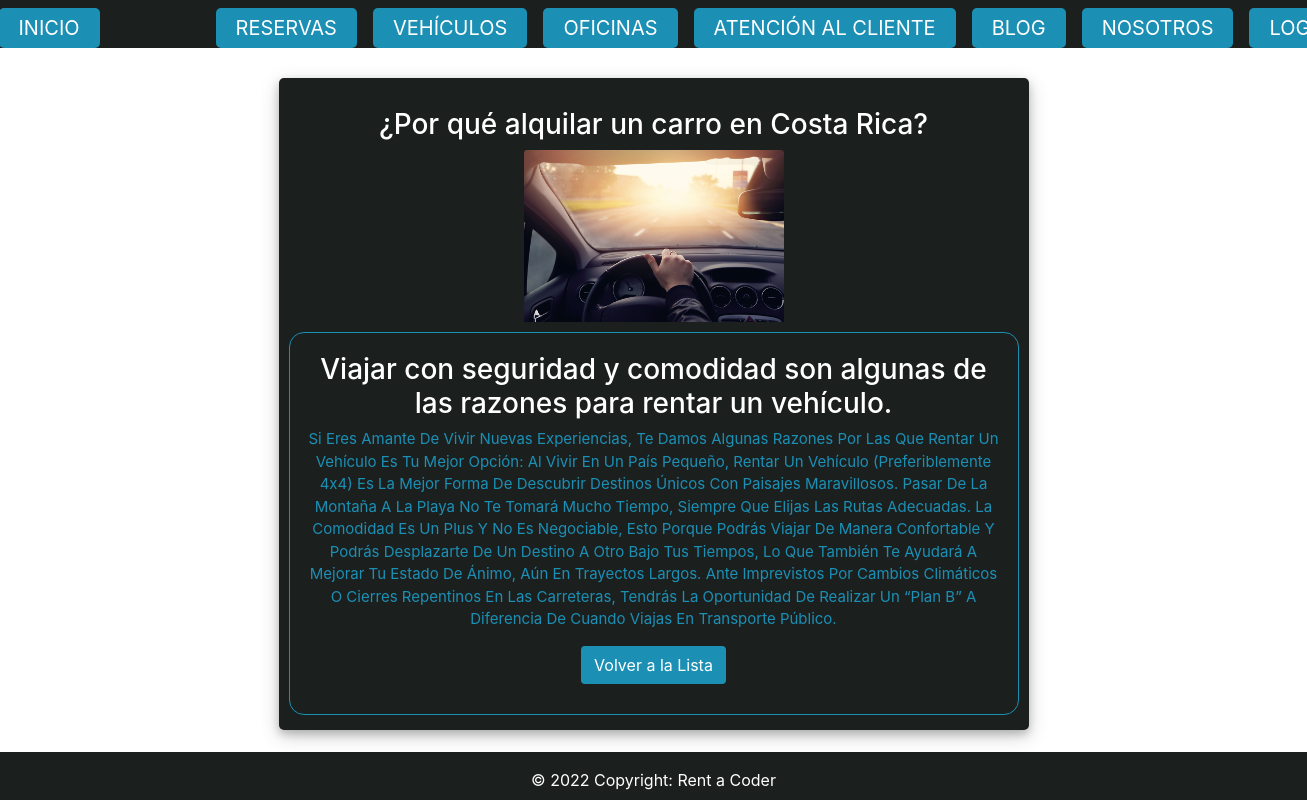
Screenshot of /blog/detail/23 with the database file from the repository.
### App_Blog/models.py (models this page shows, shortened)
class Post(models.Model):
    categoria = models.CharField(max_length=50, null=True)
    titulo = models.CharField(max_length=50)
    sub_titulo = models.CharField(max_length=50)
    cuerpo = models.CharField(max_length=500)
    fecha = models.DateField(auto_now=False, auto_now_add=False)
    imagen = models.ImageField(upload_to='blog', blank=True, null=True)

### App_Blog/views.py (the view)
# urls.py: path('detail/<int:id>', PostDetail,  name='PostDetail'),
def PostDetail(request, id):
    posts     = Post.objects.filter(id=id)
    contexto = {"posts": posts}
    return render(request, "PostDetail.html", contexto)

### App_Blog/templates/PostDetail.html (shortened to what this page needs)
{% extends 'Main.html' %}
{% load static %}
{% block bloqueQueCambia %}
{% for post in posts %}
<div class="d-flex justify-content-center h-100">
    <div class="user_card">
        <div class="d-flex justify-content-center">
            <h3 id="form-title">{{post.titulo}}</h3>
        </div>
        <div class="container car-container">
            <img src="{{post.imagen.url}}" class="card-img-top" alt="imagen-auto">
        </div>
        <div class="justify-content-center form_container">
            <div class="row">
                <div class="col-md-12 col-sm-6">
                    <div class="our-team">
                        <h3 class="title-card">{{post.sub_titulo}}</h3>
                        <span class="post">{{post.cuerpo}}</span>
                        <a class="btn btn-details" href="{% url 'PostList' %}">Volver a la Lista</a>
                    </div>
                </div>
            </div>
        </div>
    </div>
</div>
{% endfor %}
{% endblock bloqueQueCambia %}

### App_MVTProyectoFinalCoder/static/css/styles.css (style rules this page uses)
body, html { margin: 0; padding: 0; height: 100%; }
.user_card { width: 750px; margin-top: auto; margin-bottom: auto; background: #1b201f; position: relative; display: flex; justify-content: center; flex-direction: column; padding: 10px; box-shadow: 0 4px 8px 0 rgba(0, 0, 0, 0.2), 0 6px 20px 0 rgba(0, 0, 0, 0.19); -webkit-box-shadow: 0 4px 8px 0 rgba(0, 0, 0, 0.2), 0 6px 20px 0 rgba(0, 0, 0, 0.19); -moz-box-shadow: 0 4px 8px 0 rgba(0, 0, 0, 0.2), 0 6px 20px 0 rgba(0, 0, 0, 0.19); border-radius: 5px; }
.form_container { margin-top: 40px; margin-bottom: 40px; }
#form-title { margin-top: 20px; color: #fff; }

### App_Blog/templates/PostDetail.html (style rules this page uses)
.user_card { margin-top: 30px !important; padding-bottom: 5px !important; }
.h-100 { height: 88% !important; }
a:link, a:visited, a:active { text-decoration: none; }
.title-card { color: white; }
.our-team { padding: 20px 15px 30px; background: #1b201f; border-radius: 15px; text-align: center; border: 1px solid #1c8fb5; }
.our-team .post { display: block; font-size: 15px; color: #1c8fb5; text-transform: capitalize; margin-bottom: 15px; }
.btn-details { background-color: #1c8fb5; color: white; }
.car-container { max-width: 290px !important; }
.form_container { margin-top: 10px; margin-bottom: 10px; }

### rows the page displays
Post: titulo "¿Por qué alquilar un carro en Costa Rica?", imagen (picture), sub_titulo "Viajar con seguridad y comodidad son algunas de las razones para rentar un vehículo.", cuerpo "Si Eres Amante De Vivir Nuevas Experiencias, Te Damos Algunas Razones Por Las Que Rentar Un Vehículo Es Tu Mejor Opción: Al Vivir En Un País Pequeño, Rentar Un Vehículo (Preferiblemente 4x4) Es La Mejor Forma De Descubrir Destinos Únicos Con Paisajes Maravillosos. Pasar De La Montaña A La Playa No Te Tomará Mucho Tiempo, Siempre Que Elijas Las Rutas Adecuadas. La Comodidad Es Un Plus Y No Es Negociable, Esto Porque Podrás Viajar De Manera Confortable Y Podrás Desplazarte De Un Destino A Otro Bajo Tus Tiempos, Lo Que También Te Ayudará A Mejorar Tu Estado De Ánimo, Aún En Trayectos Largos. Ante Imprevistos Por Cambios Climáticos O Cierres Repentinos En Las Carreteras, Tendrás La Oportunidad…"
